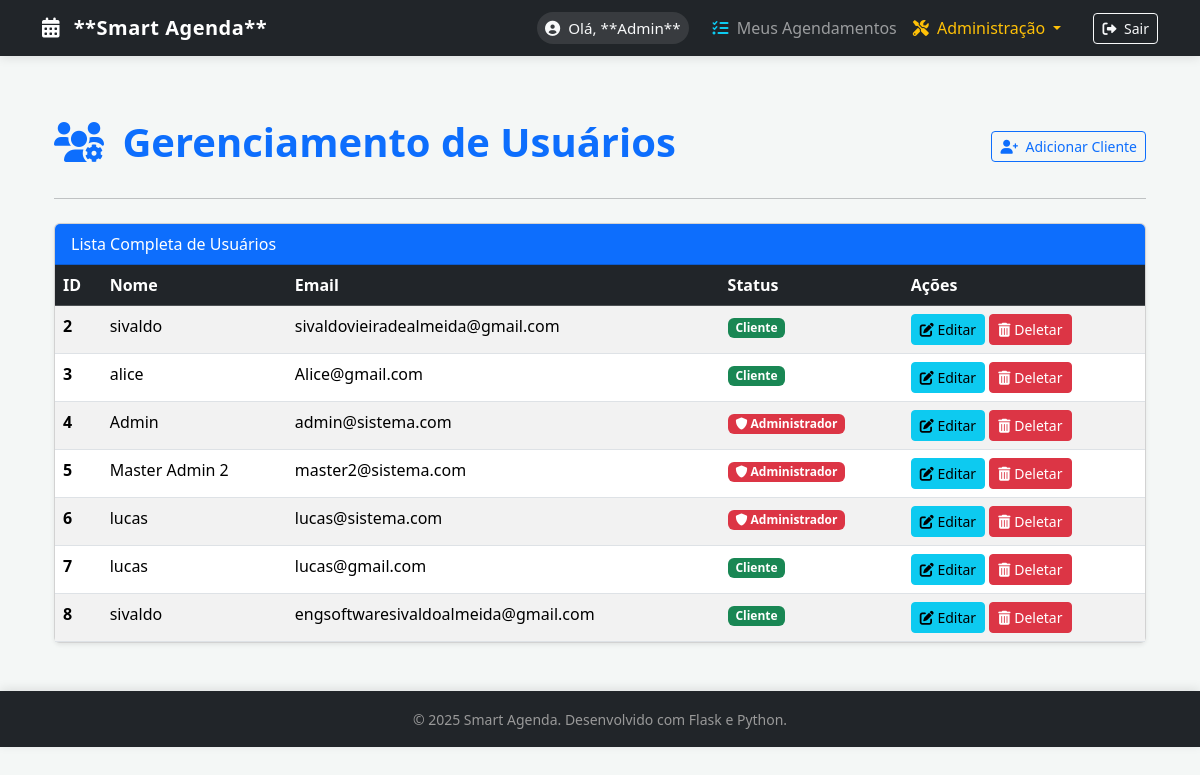
Page /auth/manage_users (signed in) on the earlier database version.
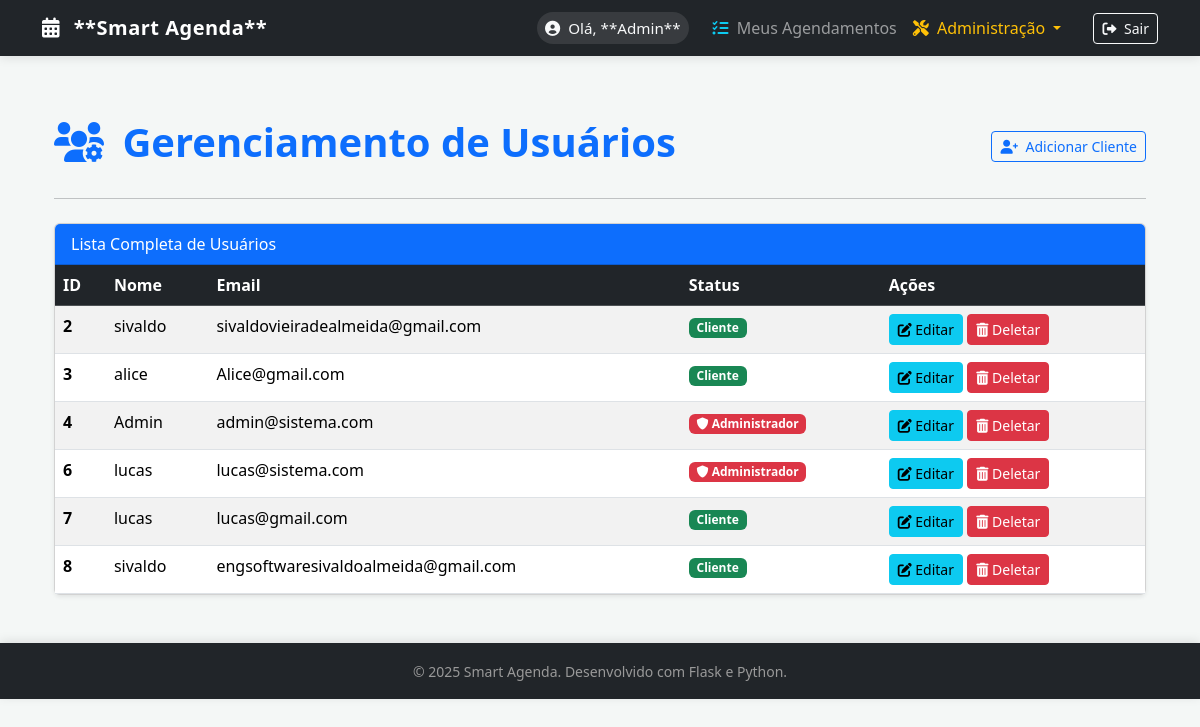
Same page on the later database version.
### app/models.py (models this page shows, shortened)
class User(UserMixin, db.Model):
    id = db.Column(db.Integer, primary_key=True)
    nome = db.Column(db.String(100), nullable=False)
    email = db.Column(db.String(120), unique=True, nullable=False)
    senha_hash = db.Column(db.String(256), nullable=False)
    is_admin = db.Column(db.Boolean, default=False)

### app/auth/routes.py (the view)
@bp.route('/manage_users')
@login_required
@admin_required
def manage_users():
    all_users = User.query.all()
    return render_template('auth/manage_users.html',
                           title='Gerenciar Usuários',
                           users=all_users)

### app/auth/templates/auth/manage_users.html
{% extends "base.html" %}
{% block content %}
<div class="container mt-5">
    <div class="d-flex justify-content-between align-items-center mb-4">
        <h1 class="display-6 fw-bold text-primary">
            <i class="fas fa-users-cog me-2"></i> Gerenciamento de Usuários
        </h1>
        <a href="{{ url_for('auth.register') }}" class="btn btn-sm btn-outline-primary">
            <i class="fas fa-user-plus me-1"></i> Adicionar Cliente
        </a>
    </div>
    <hr class="mb-4">
    <div class="card shadow-sm">
        <div class="card-header bg-primary text-white">
            Lista Completa de Usuários
        </div>
        <div class="card-body p-0">
            <div class="table-responsive">
                <table class="table table-striped table-hover mb-0">
                    <thead class="table-dark">
                        <tr>
                            <th scope="col">ID</th>
                            <th scope="col">Nome</th>
                            <th scope="col">Email</th>
                            <th scope="col">Status</th>
                            <th scope="col">Ações</th>
                        </tr>
                    </thead>
                    <tbody>
                        {% for user in users %}
                        <tr>
                            <th scope="row">{{ user.id }}</th>
                            <td>{{ user.nome }}</td>
                            <td>{{ user.email }}</td>
                            <td>
                                {% if user.is_admin %}
                                    <span class="badge bg-danger"><i class="fas fa-shield-alt"></i> Administrador</span>
                                {% else %}
                                    <span class="badge bg-success">Cliente</span>
                                {% endif %}
                            </td>
                            <td>
                                <a href="{{ url_for('auth.edit_user', user_id=user.id) }}" class="btn btn-sm btn-info">
                                    <i class="fas fa-edit"></i> Editar
                                </a>
                                <form action="{{ url_for('auth.delete_user', user_id=user.id) }}" method="POST" class="d-inline"
                                    onsubmit="return confirm('Tem certeza que deseja deletar o usuário {{ user.nome }}? Esta ação é irreversível.');">
                                    <button type="submit" class="btn btn-sm btn-danger">
                                        <i class="fas fa-trash-alt"></i> Deletar
                                    </button>
                                </form>
                            </td>
                        </tr>
                        {% else %}
                        <tr>
                            <td colspan="5" class="text-center py-4">
                                Nenhum usuário cadastrado.
                            </td>
                        </tr>
                        {% endfor %}
                    </tbody>
                </table>
            </div>
        </div>
    </div>
</div>
{% endblock %}

### app/templates/base.html (shortened to what this page needs)
<!DOCTYPE html>
<html lang="pt-br">
<head>
    <link href="https://cdn.jsdelivr.net/npm/bootstrap@5.3.3/dist/css/bootstrap.min.css" rel="stylesheet">
    <link rel="stylesheet" href="https://cdnjs.cloudflare.com/ajax/libs/font-awesome/6.0.0-beta3/css/all.min.css">
</head>
<body>
    <nav class="navbar navbar-expand-lg navbar-dark bg-dark fixed-top navbar-shadow">
        <div class="container">
            <a class="navbar-brand" href="{{ url_for('index') }}">
                <i class="fas fa-calendar-alt me-2"></i> **Smart Agenda**
            </a>
            <div class="collapse navbar-collapse" id="navbarNav">
                <ul class="navbar-nav ms-auto align-items-lg-center">
                    {% if current_user.is_authenticated %}
                        <li class="nav-item me-3">
                            <span class="nav-link user-welcome">
                                <i class="fas fa-user-circle me-1"></i> Olá, **{{ current_user.nome }}**
                            </span>
                        </li>
                        <li class="nav-item">
                            <a class="nav-link" href="{{ url_for('services.my_appointments') }}">
                                <i class="fas fa-list-check me-1 text-info"></i> Meus Agendamentos
                            </a>
                        </li>
                        {% if current_user.is_admin %}
                        <li class="nav-item dropdown me-2">
                            <a class="nav-link dropdown-toggle text-warning" href="#" id="adminDropdown" role="button" data-bs-toggle="dropdown" aria-expanded="false">
                                <i class="fas fa-screwdriver-wrench me-1"></i> Administração
                            </a>
                        </li>
                        {% endif %}
                        <li class="nav-item">
                            <a class="btn btn-outline-light btn-sm ms-lg-3" href="{{ url_for('auth.logout') }}">
                                <i class="fas fa-sign-out-alt me-1"></i> Sair
                            </a>
                        </li>
                    {% endif %}
                </ul>
            </div>
            </div>
    </nav>
    <main class="container">
        {% block content %}{% endblock %}
    </main>
    <footer class="footer-fixed py-3 mt-5">
        <div class="container text-center">
            <small>&copy; 2025 Smart Agenda. Desenvolvido com Flask e Python.</small>
        </div>
    </footer>
</body>
</html>

Differences in the rows shown:
removed User: id "5", nome "Master Admin 2", email "master2@sistema.com", is_admin True (drawn)
